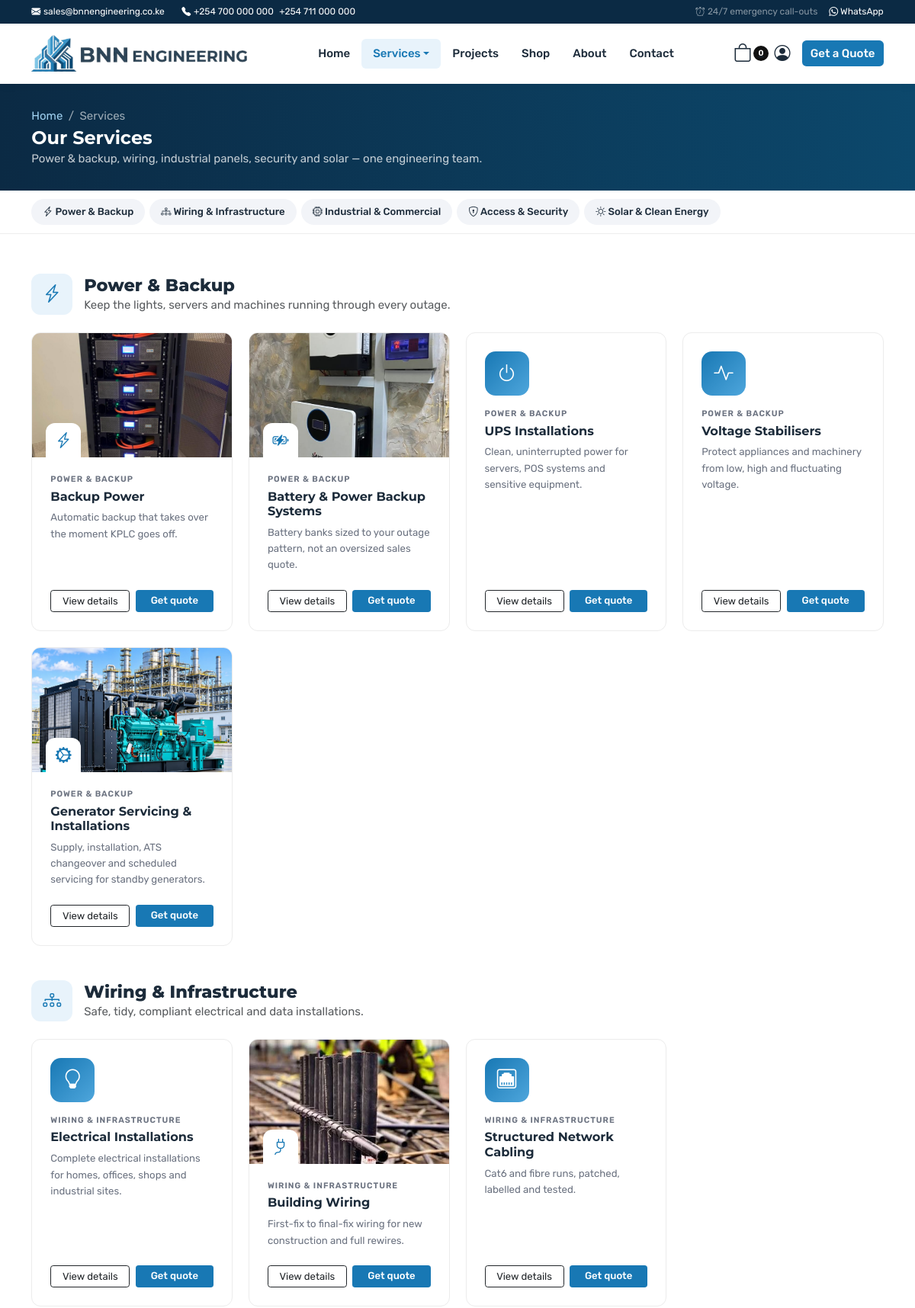
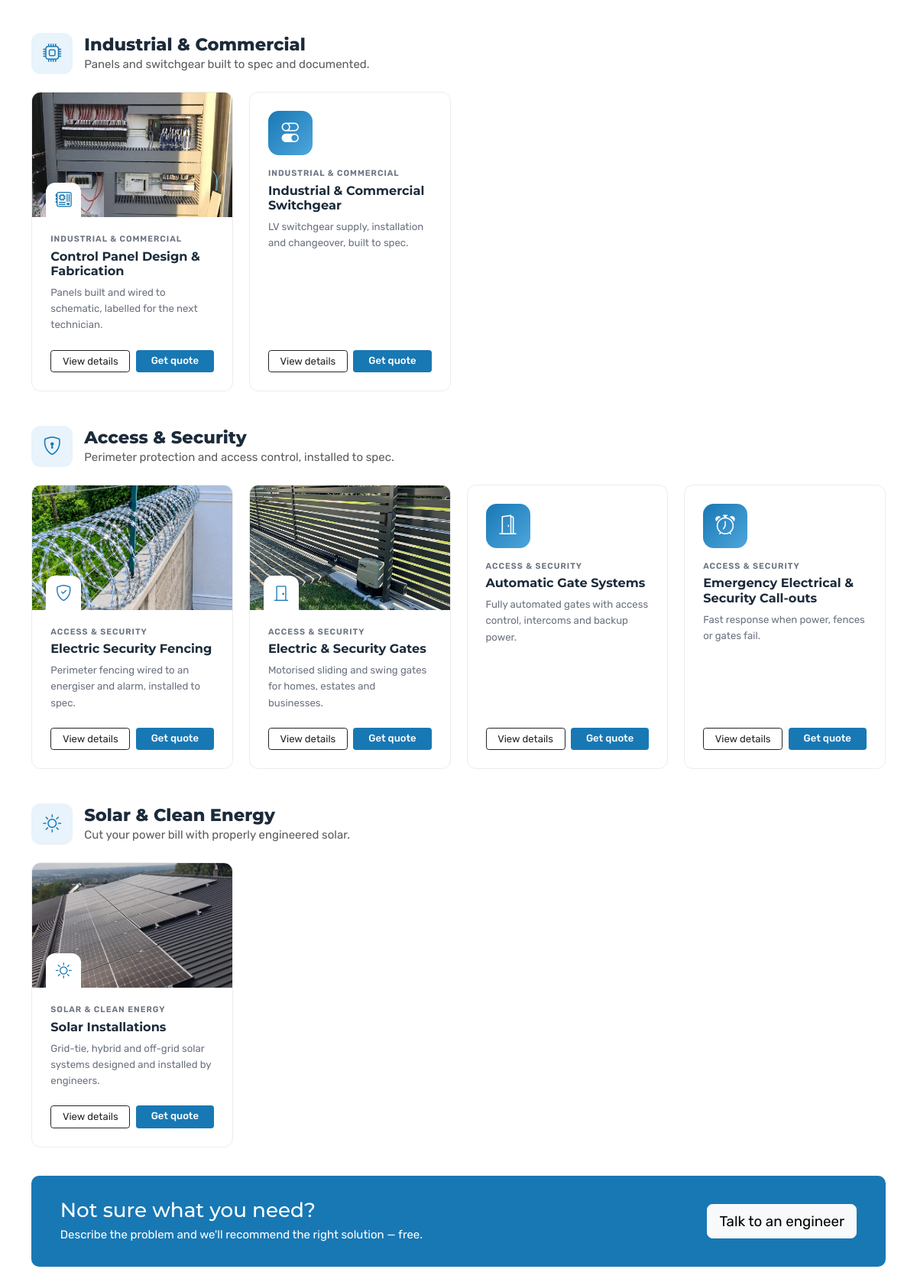
Page /services/ (upper part) on the committed database (2 pictures, top to bottom).
### pages/models.py (models this page shows, shortened)
class SiteSettings(models.Model):
    name = models.CharField('Company name', max_length=100, default='BNN Engineering')
    tagline = models.CharField(max_length=150, default='Power · Wiring · Security · Solar')
    email = models.EmailField(default='sales@bnnengineering.co.ke')
    phone1 = models.CharField('Phone 1', max_length=30, default='+254 700 000 000')
    phone2 = models.CharField('Phone 2', max_length=30, blank=True, default='+254 711 000 000')
    whatsapp = models.CharField('WhatsApp number', max_length=20, default='254700000000',
                                help_text='International format without + or spaces, e.g. 254712345678')
    address = models.CharField(max_length=200, default='Nairobi, Kenya')
    hours = models.CharField('Opening hours', max_length=100, default='Mon – Sat, 8:00am – 6:00pm')
    kra_pin = models.CharField('KRA PIN', max_length=20, blank=True, help_text='Shown on quotations')
    reg_no = models.CharField('Company reg. no.', max_length=40, blank=True, help_text='Shown on quotations')
    postal_address = models.CharField('Postal address', max_length=120, blank=True, help_text='e.g. P.O. Box 12345-00100, Nairobi')
    bank_name = models.CharField(max_length=100, default='Co-operative Bank of Kenya')
    account_name = models.CharField(max_length=100, default='BNN ENGINEERING LIMITED')
    account_no = models.CharField('Account number', max_length=40, default='01103490456001')
    paybill = models.CharField('M-PESA Paybill', max_length=20, default='400200')
    facebook = models.URLField(blank=True)
    instagram = models.URLField(blank=True)
    linkedin = models.URLField(blank=True)
    twitter = models.URLField('X / Twitter', blank=True)
    hero_badge = models.CharField(max_length=100, default='Electrical engineering contractors · Nairobi')
    hero_title = models.CharField(max_length=120, default='Power, wiring & security —')
    hero_highlight = models.CharField('Hero highlighted words', max_length=80, default='engineered properly.')
    hero_text = models.TextField(default='Backup power, building wiring, switchgear, control panels, electric fencing, '
                                         'automatic gates and solar. Designed from real load data, installed to spec '
                                         'and documented for the next technician.')
    stat1_value = models.CharField(max_length=20, default='15+')
    stat1_label = models.CharField(max_length=40, default='Services')
    stat2_value = models.CharField(max_length=20, default='24/7')
    stat2_label = models.CharField(max_length=40, default='Emergency call-outs')
    stat3_value = models.CharField(max_length=20, default='100%')
    stat3_label = models.CharField(max_length=40, default='Tested & labelled')
    services_intro = models.CharField(max_length=250, default='From a single UPS to a full commercial switchroom — '
                                                              'one team for power, wiring, security and solar.')
    cta_title = models.CharField('Emergency banner title', max_length=120, default='Power out? Fence down? Gate stuck?')
    cta_text = models.CharField('Emergency banner text', max_length=200,
                                default='Our emergency team is a call away — any time.')
    show_shop_on_home = models.BooleanField('Show shop products on homepage', default=True)
    company_kicker = models.CharField('Company section label', max_length=60, default='Why BNN Engineering')
    company_title = models.CharField('Company section headline', max_length=150,
                                     default='A trusted engineering partner for homes, businesses and industry')
    company_image = models.ImageField('Company section photo', upload_to='site/', blank=True,
                                      help_text='Leave blank to use one of your service photos')
    badge_value = models.CharField('Photo badge value', max_length=20, default='24/7')
    badge_label = models.CharField('Photo badge text', max_length=40, default='Emergency support')
    about_title = models.CharField(max_length=100, default='Who we are')
    about_body = models.TextField(default=(
        'BNN Engineering is a Nairobi-based electrical engineering contractor. We design, install and maintain '
        'backup power systems, building wiring, switchgear and control panels, electric fencing and automatic gates, '
        'and solar energy systems for homes, businesses and industry.\n\n'
        'Our approach is simple: size systems from real data, use genuine components, install neatly to standard, '
        'and label and document everything so the next technician knows exactly what is there. We also run an '
        'online shop supplying the equipment we trust and install.'))
    footer_about = models.TextField(default='Electrical engineering contractors for homes, businesses and industry — '
                                            'backup power, wiring, switchgear, control panels, security systems and '
                                            'solar, installed properly and documented for the next technician.')
    default_tax_rate = models.DecimalField('Default VAT rate (%)', max_digits=5, decimal_places=2, default=16)
    quotation_validity_days = models.PositiveIntegerField('Quotation valid for (days)', default=30)
    quotation_terms = models.TextField(default=(
        '1. This quotation is valid for 30 days from the date of issue.\n'
        '2. 70% deposit required before commencement of work; balance on completion.\n'
        '3. Equipment remains the property of BNN Engineering until paid in full.\n'
        '4. Any additional work outside this scope will be quoted separately.'))
    class Meta:
        verbose_name = 'Site settings'
        verbose_name_plural = 'Site settings'
    @classmethod
    def load(cls):
        obj, _ = cls.objects.get_or_create(pk=1)
        return obj
    @property
    def phones(self):
        return [p for p in (self.phone1, self.phone2) if p]
    @property
    def payment(self):
        return {'bank': self.bank_name, 'account_name': self.account_name,
                'account_no': self.account_no, 'paybill': self.paybill}

### services/models.py (models this page shows, shortened)
class ServiceCategory(models.Model):
    name = models.CharField(max_length=100)
    slug = models.SlugField(unique=True, blank=True)
    icon = models.CharField(max_length=50, default='lightning-charge', help_text='Bootstrap icon name')
    tagline = models.CharField(max_length=200, blank=True)
    image = models.ImageField(upload_to='service-categories/', blank=True,
                              help_text='Photo for the homepage "What we do" tile. '
                                        'Leave blank to use a photo from one of its services.')
    order = models.PositiveIntegerField(default=0)
    class Meta:
        ordering = ['order', 'name']
        verbose_name_plural = 'service categories'

class Service(models.Model):
    category = models.ForeignKey(ServiceCategory, related_name='services', on_delete=models.PROTECT)
    name = models.CharField(max_length=150)
    slug = models.SlugField(max_length=170, unique=True, blank=True)
    summary = models.CharField(max_length=250, help_text='One-line pitch shown on cards')
    description = models.TextField(blank=True, help_text='Intro paragraph for the service page')
    included = models.TextField(blank=True, help_text="What's included — one item per line")
    icon = models.CharField(max_length=50, default='lightning-charge', help_text='Bootstrap icon name')
    image = models.ImageField(upload_to='services/', blank=True)
    is_featured = models.BooleanField(default=False, help_text='Show in the homepage highlight row')
    is_active = models.BooleanField(default=True)
    order = models.PositiveIntegerField(default=0)
    class Meta:
        ordering = ['category__order', 'order', 'name']
    def get_absolute_url(self):
        return reverse('services:detail', args=[self.slug])
    def get_quote_url(self):
        return f"{reverse('services:quote')}?service={self.slug}"

### services/views.py (the view)
# urls.py: path('services/', views.service_list, name='list'),
def service_list(request):
    categories = ServiceCategory.objects.prefetch_related('services')
    active = request.GET.get('category')
    return render(request, 'services/list.html', {'categories': categories, 'active_category': active})

### cart/cart.py (called while the page is built)
    def __len__(self):
        return sum(item['quantity'] for item in self.cart.values())

### cart/context_processors.py (called while the page is built)
def cart(request):
    return {'cart': Cart(request)}

### services/context_processors.py (called while the page is built)
def service_nav(request):
    return {'nav_service_categories': ServiceCategory.objects.prefetch_related('services')}

### store/context_processors.py (called while the page is built)
def site_context(request):
    used = set(Product.objects.active().values_list('category_id', flat=True))
    children = Prefetch('children', queryset=Category.objects.filter(id__in=used))
    parents = (Category.objects.filter(parent__isnull=True, show_in_nav=True)
               .prefetch_related(children))
    nav = [c for c in parents if c.id in used or c.children.all()]
    return {
        'shop': SiteSettings.load(),
        'nav_categories': nav,
    }

### store/models.py (called while the page is built)
    def active(self):
        return self.filter(is_active=True)

### templates/services/list.html (shortened to what this page needs)
{% extends 'base.html' %}
{% block content %}
<div class="page-hero">
  <div class="container">
    <nav aria-label="breadcrumb"><ol class="breadcrumb mb-1">
      <li class="breadcrumb-item"><a href="{% url 'services:home' %}">Home</a></li>
      <li class="breadcrumb-item active" aria-current="page">Services</li>
    </ol></nav>
    <h1>Our Services</h1>
    <p class="mb-0 opacity-75">Power &amp; backup, wiring, industrial panels, security and solar — one engineering team.</p>
  </div>
</div>
<div class="service-tabs-wrap">
  <div class="container">
    <nav class="service-tabs">
      {% for cat in categories %}<a href="#{{ cat.slug }}"><i class="bi bi-{{ cat.icon }}"></i> {{ cat.name }}</a>{% endfor %}
    </nav>
  </div>
</div>
<div class="container py-4">
  {% for cat in categories %}
  <section id="{{ cat.slug }}" class="service-group">
    <div class="service-group-head">
      <span class="group-icon"><i class="bi bi-{{ cat.icon }}"></i></span>
      <div><h2>{{ cat.name }}</h2><p class="text-muted mb-0">{{ cat.tagline }}</p></div>
    </div>
    <div class="service-grid">
      {% for s in cat.services.all %}{% if s.is_active %}{% include 'services/_card.html' %}{% endif %}{% endfor %}
    </div>
  </section>
  {% endfor %}
  <div class="cta-strip mt-4">
    <div><h3 class="mb-1">Not sure what you need?</h3><p class="mb-0">Describe the problem and we'll recommend the right solution — free.</p></div>
    <a href="{% url 'services:quote' %}" class="btn btn-light btn-lg">Talk to an engineer</a>
  </div>
</div>
{% endblock %}

### templates/partials/header.html (shortened to what this page needs)
{% load static %}{% with url_name=request.resolver_match.url_name ns=request.resolver_match.namespace %}
<header class="site-header">
  <div class="topbar d-none d-md-block">
    <div class="container d-flex justify-content-between align-items-center">
      <div class="d-flex gap-4">
        <span><i class="bi bi-envelope-fill me-1"></i><a href="mailto:{{ shop.email }}">{{ shop.email }}</a></span>
        <span><i class="bi bi-telephone-fill me-1"></i>{% for p in shop.phones %}<a href="tel:{{ p|cut:' ' }}" class="me-2">{{ p }}</a>{% endfor %}</span>
      </div>
      <div class="d-flex gap-3 align-items-center">
        <span class="text-white-50"><i class="bi bi-alarm me-1"></i>24/7 emergency call-outs</span>
        <a href="https://wa.me/{{ shop.whatsapp }}" target="_blank" rel="noopener"><i class="bi bi-whatsapp"></i> WhatsApp</a>
      </div>
    </div>
  </div>
  <nav class="mainnav navbar navbar-expand-lg">
    <div class="container">
      <a href="{% url 'services:home' %}" class="navbar-brand site-logo">
        <img src="{% static 'img/logo-horizontal.png' %}" alt="{{ shop.name }}" width="760" height="128">
      </a>
      <div class="d-flex align-items-center gap-2 order-lg-last">
        <a href="{% url 'cart:detail' %}" class="cart-link" aria-label="Cart">
          <i class="bi bi-bag"></i><span class="cart-count" data-cart-count>{{ cart|length }}</span>
        </a>
        {% if user.is_authenticated %}
        <div class="dropdown">
          <a href="#" class="account-link dropdown-toggle" data-bs-toggle="dropdown" aria-expanded="false" aria-label="Account">
            <i class="bi bi-person-circle"></i>
          </a>
          <ul class="dropdown-menu dropdown-menu-end">
            <li><span class="dropdown-item-text small text-muted">{{ user.get_full_name|default:user.username }}</span></li>
            <li><a class="dropdown-item" href="{% url 'accounts:my_account' %}"><i class="bi bi-receipt me-2"></i>My orders</a></li>
            {% if user.is_staff %}<li><a class="dropdown-item" href="{% url 'admin:index' %}"><i class="bi bi-speedometer2 me-2"></i>Admin</a></li>{% endif %}
            <li><hr class="dropdown-divider"></li>
            <li><form method="post" action="{% url 'accounts:logout' %}">{% csrf_token %}<button class="dropdown-item" type="submit"><i class="bi bi-box-arrow-right me-2"></i>Log out</button></form></li>
          </ul>
        </div>
        {% else %}
        <a href="{% url 'accounts:login' %}" class="account-link" aria-label="Login"><i class="bi bi-person-circle"></i></a>
        {% endif %}
        <a href="{% url 'services:quote' %}" class="btn btn-brand d-none d-sm-inline-block ms-2">Get a Quote</a>
      </div>
      <div class="collapse navbar-collapse" id="mainNav">
        <ul class="navbar-nav mx-auto">
          <li class="nav-item"><a class="nav-link {% if ns == 'services' and url_name == 'home' %}active{% endif %}" href="{% url 'services:home' %}">Home</a></li>
          <li class="nav-item dropdown mega">
            <a class="nav-link dropdown-toggle {% if ns == 'services' and url_name == 'list' or url_name == 'detail' %}active{% endif %}" href="{% url 'services:list' %}" data-bs-toggle="dropdown" aria-expanded="false">Services</a>
          </li>
          <li class="nav-item"><a class="nav-link {% if url_name == 'projects' or url_name == 'project' %}active{% endif %}" href="{% url 'services:projects' %}">Projects</a></li>
          <li class="nav-item"><a class="nav-link {% if ns == 'store' %}active{% endif %}" href="{% url 'store:home' %}">Shop</a></li>
          <li class="nav-item"><a class="nav-link {% if url_name == 'about' %}active{% endif %}" href="{% url 'pages:about' %}">About</a></li>
          <li class="nav-item"><a class="nav-link {% if url_name == 'contact' %}active{% endif %}" href="{% url 'pages:contact' %}">Contact</a></li>
        </ul>
      </div>
    </div>
  </nav>
</header>
{% endwith %}

### templates/services/_card.html
<div class="service-card{% if s.image %} has-photo{% endif %}">
  {% if s.image %}
  <a href="{{ s.get_absolute_url }}" class="service-photo" tabindex="-1" aria-hidden="true">
    <img src="{{ s.image.url }}" alt="" loading="lazy">
    <span class="service-photo-icon"><i class="bi bi-{{ s.icon }}"></i></span>
  </a>
  {% else %}
  <a href="{{ s.get_absolute_url }}" class="service-icon" aria-hidden="true" tabindex="-1"><i class="bi bi-{{ s.icon }}"></i></a>
  {% endif %}
  <span class="service-cat">{{ s.category.name }}</span>
  <h3><a href="{{ s.get_absolute_url }}">{{ s.name }}</a></h3>
  <p>{{ s.summary }}</p>
  <div class="service-actions">
    <a href="{{ s.get_absolute_url }}" class="btn btn-outline-dark btn-sm">View details</a>
    <a href="{{ s.get_quote_url }}" class="btn btn-brand btn-sm">Get quote</a>
  </div>
</div>

### rows in the picture
SiteSettings: email "sales@bnnengineering.co.ke", phones "+254 700 000 000" "+254 711 000 000"
ServiceCategory: name "Power & Backup", tagline "Keep the lights, servers and machines running through every outage."
ServiceCategory: name "Wiring & Infrastructure", tagline "Safe, tidy, compliant electrical and data installations."
ServiceCategory: name "Industrial & Commercial", tagline "Panels and switchgear built to spec and documented."
ServiceCategory: name "Access & Security", tagline "Perimeter protection and access control, installed to spec."
ServiceCategory: name "Solar & Clean Energy", tagline "Cut your power bill with properly engineered solar."
Service: image (picture), category.name "POWER & BACKUP", name "Backup Power", summary "Automatic backup that takes over the moment KPLC goes off."
Service: image (picture), category.name "POWER & BACKUP", name "Battery & Power Backup Systems", summary "Battery banks sized to your outage pattern, not an oversized sales quote."
Service: category.name "POWER & BACKUP", name "UPS Installations", summary "Clean, uninterrupted power for servers, POS systems and sensitive equipment."
Service: category.name "POWER & BACKUP", name "Voltage Stabilisers", summary "Protect appliances and machinery from low, high and fluctuating voltage."
Service: image (picture), category.name "POWER & BACKUP", name "Generator Servicing & Installations", summary "Supply, installation, ATS changeover and scheduled servicing for standby generators."
Service: category.name "WIRING & INFRASTRUCTURE", name "Electrical Installations", summary "Complete electrical installations for homes, offices, shops and industrial sites."
Service: image (picture), category.name "WIRING & INFRASTRUCTURE", name "Building Wiring", summary "First-fix to final-fix wiring for new construction and full rewires."
Service: category.name "WIRING & INFRASTRUCTURE", name "Structured Network Cabling", summary "Cat6 and fibre runs, patched, labelled and tested."
Service: image (picture), category.name "INDUSTRIAL & COMMERCIAL", name "Control Panel Design & Fabrication", summary "Panels built and wired to schematic, labelled for the next technician."
Service: category.name "INDUSTRIAL & COMMERCIAL", name "Industrial & Commercial Switchgear", summary "LV switchgear supply, installation and changeover, built to spec."
Service: image (picture), category.name "ACCESS & SECURITY", name "Electric Security Fencing", summary "Perimeter fencing wired to an energiser and alarm, installed to spec."
Service: image (picture), category.name "ACCESS & SECURITY", name "Electric & Security Gates", summary "Motorised sliding and swing gates for homes, estates and businesses."
Service: category.name "ACCESS & SECURITY", name "Automatic Gate Systems", summary "Fully automated gates with access control, intercoms and backup power."
Service: category.name "ACCESS & SECURITY", name "Emergency Electrical & Security Call-outs", summary "Fast response when power, fences or gates fail."
Service: image (picture), category.name "SOLAR & CLEAN ENERGY", name "Solar Installations", summary "Grid-tie, hybrid and off-grid solar systems designed and installed by engineers."

### other values in the picture
{{ cart|length }} "0"
